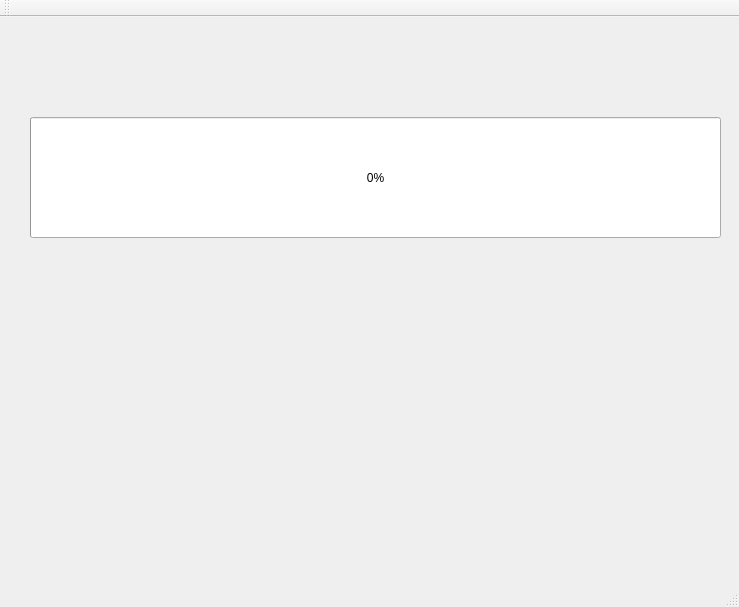
<?xml version="1.0" encoding="UTF-8"?>
<ui version="4.0">
 <class>MainWindow</class>
 <widget class="QMainWindow" name="MainWindow">
  <property name="geometry">
   <rect>
    <x>0</x>
    <y>0</y>
    <width>739</width>
    <height>607</height>
   </rect>
  </property>
  <property name="windowTitle">
   <string>MainWindow</string>
  </property>
  <widget class="QWidget" name="centralWidget">
   <widget class="QProgressBar" name="progressBar">
    <property name="geometry">
     <rect>
      <x>30</x>
      <y>100</y>
      <width>691</width>
      <height>121</height>
     </rect>
    </property>
    <property name="value">
     <number>0</number>
    </property>
   </widget>
  </widget>
  <widget class="QMenuBar" name="menuBar">
   <property name="geometry">
    <rect>
     <x>0</x>
     <y>0</y>
     <width>739</width>
     <height>26</height>
    </rect>
   </property>
  </widget>
  <widget class="QToolBar" name="mainToolBar">
   <attribute name="toolBarArea">
    <enum>TopToolBarArea</enum>
   </attribute>
   <attribute name="toolBarBreak">
    <bool>false</bool>
   </attribute>
  </widget>
  <widget class="QStatusBar" name="statusBar"/>
 </widget>
 <layoutdefault spacing="6" margin="11"/>
 <resources/>
 <connections/>
</ui>
